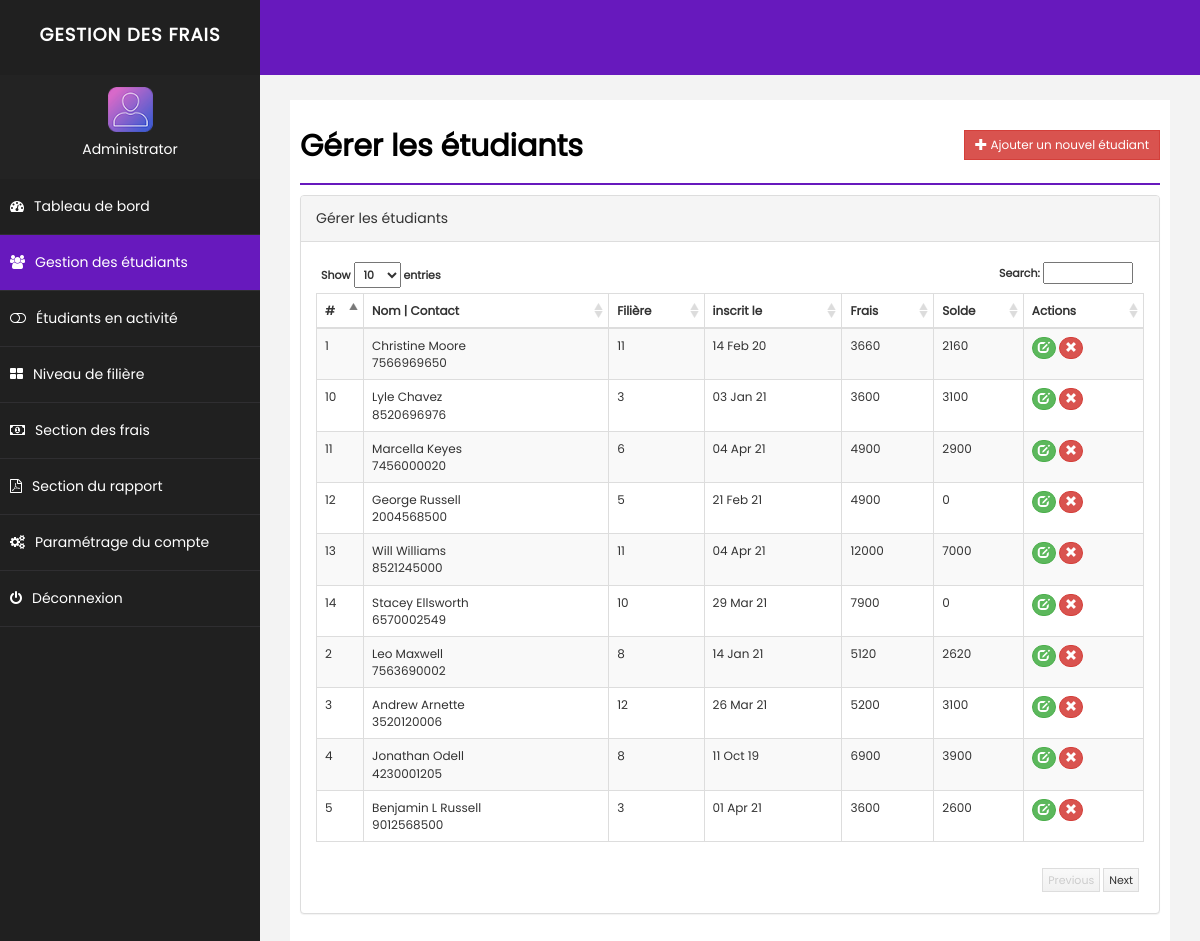
Page /student.php (signed in) on the earlier database version.
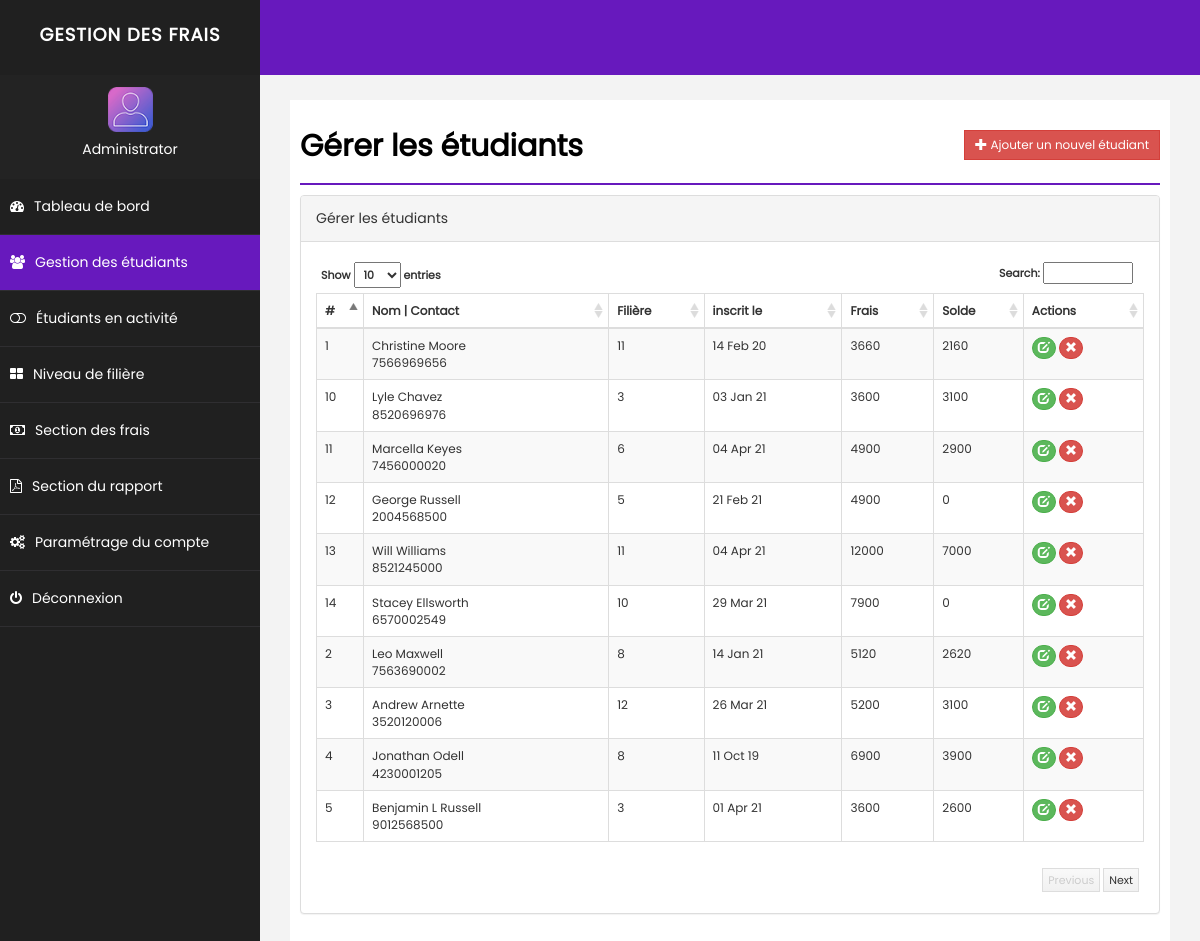
Same page on the later database version.
### tables this page shows
CREATE TABLE `student` (
  `id` int(255) NOT NULL,
  `emailid` varchar(255) NOT NULL,
  `sname` varchar(255) NOT NULL,
  `joindate` datetime NOT NULL,
  `about` text NOT NULL,
  `contact` varchar(255) NOT NULL,
  `fees` int(255) NOT NULL,
  `grade` varchar(255) NOT NULL,
  `balance` int(255) NOT NULL,
  `delete_status` enum('0','1') NOT NULL DEFAULT '0'
);

### student.php (the view, shortened to what the rows shown need)
<?php $page='student';
include("php/dbconnect.php");
$id="";
$emailid='';
$sname='';
$joindate = '';
$remark='';
$contact='';
$balance = 0;
$fees='';
$about = '';
$grade='';
$action = "add";
?>
<!DOCTYPE html>
<html xmlns="http://www.w3.org/1999/xhtml">
<head>
    <link href="css/bootstrap.css" rel="stylesheet" />
    <link href="css/font-awesome.css" rel="stylesheet" />
    <link href="css/basic.css" rel="stylesheet" />
    <link href="css/custom.css" rel="stylesheet" />
	<link href="css/ui.css" rel="stylesheet" />
	<link href="css/datepicker.css" rel="stylesheet" />
</head>
<?php
include("php/header.php");
?>
        <div id="page-wrapper">
            <div id="page-inner">
                <div class="row">
                    <div class="col-md-12">
                        <h1 class="page-head-line">Gérer les étudiants
						<?php
						echo (isset($_GET['action']) && @$_GET['action']=="add" || @$_GET['action']=="edit")?
						' <a href="student.php" class="btn btn-success btn-sm pull-right" style="border-radius:0%">Retourner</a>':'<a href="student.php?action=add" class="btn btn-danger btn-sm pull-right" style="border-radius:0%"><i class="glyphicon glyphicon-plus"></i> Ajouter un nouvel étudiant</a>';
						?>
						</h1>
                    </div>
                </div>
        <?php
		 if(isset($_GET['action']) && @$_GET['action']=="add" || @$_GET['action']=="edit")
		 {
		?>
			<script type="text/javascript" src="js/validation/jquery.validate.min.js"></script>
                <div class="row">
                    <div class="col-sm-10 col-sm-offset-1">
               <div class="panel panel-success">
                        <div class="panel-heading">
                           <?php echo ($action=="add")? "Add Student Details": "Modifier les détails de l'étudiant"; ?>
                        </div>
						<form action="student.php" method="post" id="signupForm1" class="form-horizontal">
                        <div class="panel-body">
						<fieldset class="scheduler-border" >
						 <legend  class="scheduler-border">Informations personnelles:</legend>
						<div class="form-group">
								<label class="col-sm-2 control-label" for="Old">Nom complet* </label>
								<div class="col-sm-10">
									<input type="text" class="form-control" id="sname" name="sname" value="<?php echo $sname;?>"  />
								</div>
							</div>
						<div class="form-group">
								<label class="col-sm-2 control-label" for="Old">Contact* </label>
								<div class="col-sm-10">
									<input type="text" class="form-control" id="contact" name="contact" value="<?php echo $contact;?>" maxlength="10" />
								</div>
							</div>
						<div class="form-group">
								<label class="col-sm-2 control-label" for="Old">Filière* </label>
								<div class="col-sm-10">
									<select  class="form-control" id="grade" name="grade" >
									<option value="" >Sélectionner la filière</option>
                                    <?php
									$sql = "select * from grade where delete_status='0' order by grade.grade asc";
									$q = $conn->query($sql);
									while($r = $q->fetch_assoc())
									{
									echo '<option value="'.$r['id'].'"  '.(($grade==$r['id'])?'selected="selected"':'').'>'.$r['grade'].'</option>';
									}
									?>
									</select>
								</div>
						</div>
						<div class="form-group">
								<label class="col-sm-2 control-label" for="Old">date d'adhésion* </label>
								<div class="col-sm-10">
									<input type="text" class="form-control" placeholder="date d'adhésion" id="joindate" name="joindate" value="<?php echo  ($joindate!='')?date("Y-m-d", strtotime($joindate)):'';?>" style="background-color: #fff;" readonly />
								</div>
							</div>
						 </fieldset>
							<fieldset class="scheduler-border" >
						 <legend  class="scheduler-border">Informations sur les frais:</legend>
						<div class="form-group">
								<label class="col-sm-2 control-label" for="Old">Total des droits* </label>
								<div class="col-sm-10">
									<input type="text" class="form-control" id="fees" name="fees" value="<?php echo $fees;?>" <?php echo ($action=="update")?"disabled":""; ?>  />
								</div>
						</div>
						<?php
						if($action=="add")
						{
						?>
						<div class="form-group">
								<label class="col-sm-2 control-label" for="Old">Avance de frais* </label>
								<div class="col-sm-10">
									<input type="text" class="form-control" id="advancefees" name="advancefees" readonly   />
								</div>
						</div>
						<?php
						}
						?>
						<div class="form-group">
								<label class="col-sm-2 control-label" for="Old">Solde </label>
								<div class="col-sm-10">
									<input type="text" class="form-control"  id="balance" name="balance" value="<?php echo $balance;?>" disabled />
								</div>
						</div>
							<?php
						if($action=="add")
						{
						?>
							<div class="form-group">
								<label class="col-sm-2 control-label" for="Password">Remarque sur les frais </label>
								<div class="col-sm-10">
	                        <textarea class="form-control" id="remark" name="remark"><?php echo $remark;?></textarea >
								</div>
							</div>
						<?php
						}
						?>
							</fieldset>
							 <fieldset class="scheduler-border" >
						 <legend  class="scheduler-border">Informations optionnelles:</legend>
							<div class="form-group">
								<label class="col-sm-2 control-label" for="Password">À propos de l'étudiant </label>
								<div class="col-sm-10">
	                        <textarea class="form-control" id="about" name="about"><?php echo $about;?></textarea >
								</div>
							</div>
							<div class="form-group">
								<label class="col-sm-2 control-label" for="Old">Email Id </label>
								<div class="col-sm-10">
									<input type="text" class="form-control" id="emailid" name="emailid" value="<?php echo $emailid;?>"  />
								</div>
						    </div>
							</fieldset>
						<div class="form-group">
								<div class="col-sm-8 col-sm-offset-2">
								<input type="hidden" name="id" value="<?php echo $id;?>">
								<input type="hidden" name="action" value="<?php echo $action;?>">
									<button type="submit" name="save" class="btn btn-success" style="border-radius:0%">Sauvegarder </button>
								</div>
							</div>
                         </div>
							</form>
                        </div>
                            </div>
                </div>
		<script type="text/javascript">
		$( document ).ready( function () {
		$( "#joindate" ).datepicker({
dateFormat:"yy-mm-dd",
changeMonth: true,
changeYear: true,
yearRange: "1970:<?php echo date('Y');?>"
});
		if($("#signupForm1").length > 0)
         {
		 <?php if($action=='add')
		 {
		 ?>
			$( "#signupForm1" ).validate( {
				rules: {
					sname: "required",
					joindate: "required",
					emailid: "email",
					grade: "required",
					contact: {
						required: true,
						digits: true
					},
					fees: {
						required: true,
						digits: true
					},
					advancefees: {
						required: true,
						digits: true
					},
				},
			<?php
			}else
			{
			?>
			$( "#signupForm1" ).validate( {
				rules: {
					sname: "required",
					joindate: "required",
					emailid: "email",
					grade: "required",
					contact: {
						required: true,
						digits: true
					}
				},
			<?php
			}
			?>
				errorElement: "em",
				errorPlacement: function ( error, element ) {
					// Add the `help-block` class to the error element
					error.addClass( "help-block" );
					// Add `has-feedback` class to the parent div.form-group
					// in order to add icons to inputs
					element.parents( ".col-sm-10" ).addClass( "has-feedback" );
					if ( element.prop( "type" ) === "checkbox" ) {
						error.insertAfter( element.parent( "label" ) );
					} else {
						error.insertAfter( element );
					}
					// Add the span element, if doesn't exists, and apply the icon classes to it.
					if ( !element.next( "span" )[ 0 ] ) {
						$( "<span class='glyphicon glyphicon-remove form-control-feedback'></span>" ).insertAfter( element );
					}
				},
				success: function ( label, element ) {
					// Add the span element, if doesn't exists, and apply the icon classes to it.
					if ( !$( element ).next( "span" )[ 0 ] ) {
						$( "<span class='glyphicon glyphicon-ok form-control-feedback'></span>" ).insertAfter( $( element ) );
					}
				},
				highlight: function ( element, errorClass, validClass ) {
					$( element ).parents( ".col-sm-10" ).addClass( "has-error" ).removeClass( "has-success" );
					$( element ).next( "span" ).addClass( "glyphicon-remove" ).removeClass( "glyphicon-ok" );
				},
				unhighlight: function ( element, errorClass, validClass ) {
					$( element ).parents( ".col-sm-10" ).addClass( "has-success" ).removeClass( "has-error" );
					$( element ).next( "span" ).addClass( "glyphicon-ok" ).removeClass( "glyphicon-remove" );
				}
			} );
			}
		} );
		$("#fees").keyup( function(){
		$("#advancefees").val("");
		$("#balance").val(0);
		var fee = $.trim($(this).val());
		if( fee!='' && !isNaN(fee))
		{
		$("#advancefees").removeAttr("readonly");
		$("#balance").val(fee);
		$('#advancefees').rules("add", {
            max: parseInt(fee)
        });
		}
		else{
		$("#advancefees").attr("readonly","readonly");
		}
		});
		$("#advancefees").keyup( function(){
		var advancefees = parseInt($.trim($(this).val()));
		var totalfee = parseInt($("#fees").val());
		if( advancefees!='' && !isNaN(advancefees) && advancefees<=totalfee)
		{
		var balance = totalfee-advancefees;
		$("#balance").val(balance);
		}
		else{
		$("#balance").val(totalfee);
		}
		});
	</script>
		<?php
		}else{
		?>
		 <link href="css/datatable/datatable.css" rel="stylesheet" />
		<div class="panel panel-default">
                        <div class="panel-body">
                            <div class="table-sorting table-responsive">
                                <table class="table table-striped table-bordered table-hover" id="tSortable22">
                                    <thead>
                                        <tr>
                                            <th>#</th>
                                            <th>Nom | Contact</th>
											<th>Filière</th>
                                            <th>inscrit le</th>
                                            <th>Frais</th>
											<th>Solde</th>
											<th>Actions</th>
                                        </tr>
                                    </thead>
                                    <tbody>
									<?php
									$sql = "select * from student where delete_status='0'";
									$q = $conn->query($sql);
									$i=1;
									while($r = $q->fetch_assoc())
									{
									echo '<tr '.(($r['balance']>0)?'class="primary"':'').'>
                                            <td>'.$i.'</td>
											<td>'.$r['sname'].'<br/>'.$r['contact'].'</td>
											<td>'.$r['grade'].''.'</td>
                                            <td>'.date("d M y", strtotime($r['joindate'])).'</td>
                                            <td>'.$r['fees'].'</td>
											<td>'.$r['balance'].'</td>
											<td>
											<a href="student.php?action=edit&id='.$r['id'].'" class="btn btn-success btn-xs" style="border-radius:60px;"><span class="glyphicon glyphicon-edit"></span></a>
											<a onclick="return confirm(\'Êtes-vous sûr de vouloir désactiver cet enregistrement\');" href="student.php?action=delete&id='.$r['id'].'" class="btn btn-danger btn-xs" style="border-radius:60px;"><span class="glyphicon glyphicon-remove"></span></a> </td>
                                        </tr>';
										$i++;
									}
									?>
                                    </tbody>
                                </table>
                            </div>
                        </div>
                    </div>
		<?php
		}
		?>
            </div>
        </div>
    </div>
</body>
</html>

Differences in the rows shown:
changed student "Christine Moore": contact "7566969650" → "7566969656"
